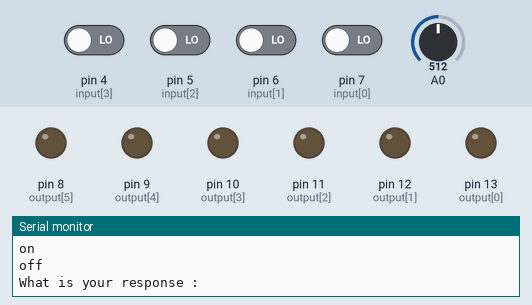
Simulated run of this sketch. Board: Arduino Uno, built with avr-gcc and run on an emulated ATmega328P. Parts: output pins drawn as LEDs (lit = HIGH), the last lines printed to the serial monitor. Dashed ring = blinking. The test bench sets the inputs (shaded band); at power-on: pin 4 (input[3]), pin 5 (input[2]), pin 6 (input[1]), pin 7 (input[0]) LOW, A0 = 512. Random numbers use the default seed unless the sketch sets one.

Above: at 5.3 s.
5.4 s: pin 4 (input[3]) driven HIGH
At 6.3 s:
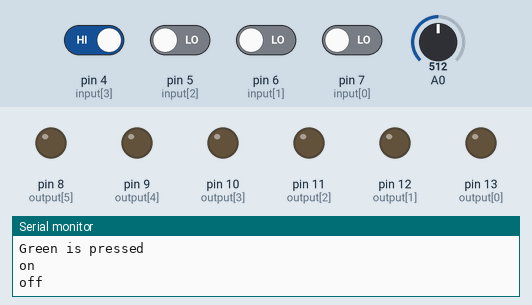
7.0 s: pin 4 (input[3]) driven LOW
At 9.5 s:
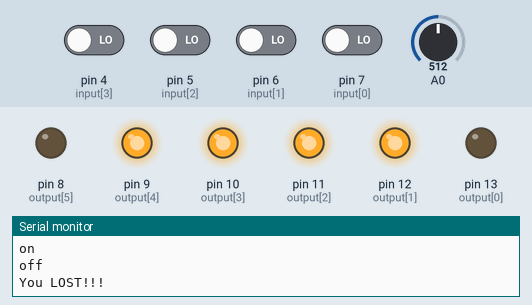
10.0 s: pin 5 (input[2]) driven HIGH
13.0 s: pin 5 (input[2]) driven LOW
At 13.15 s:
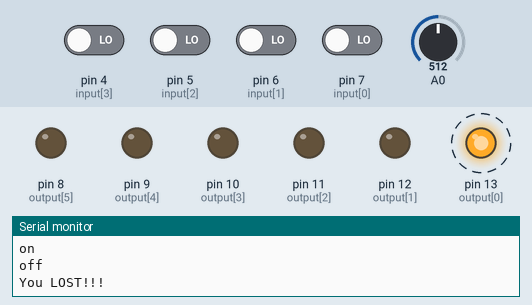
16.0 s: A0 set to 1023
19.0 s: pin 6 (input[1]) driven HIGH
At 20.4 s:
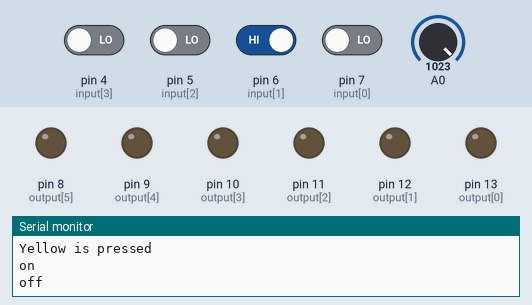
Timing chart, 0 to 21.5 s (numbered marks = the images above; inputs shaded):
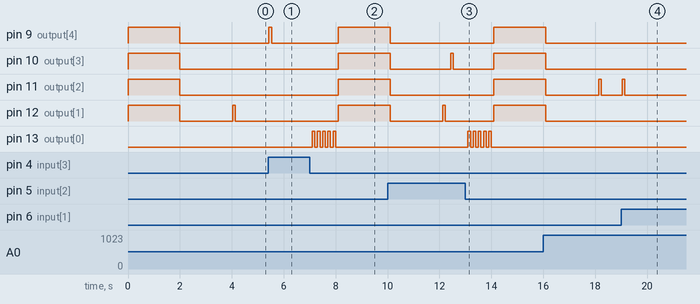

Measured:
- after the input at 5.4 s, pin 9 (output[4]): LOW → HIGH at once, → LOW 0.10 s later
- after the input at 7.0 s, pin 9 (output[4]), pin 10 (output[3]), pin 11 (output[2]), pin 12 (output[1]): LOW → HIGH after 1.1 s; pin 13 (output[0]): alternates HIGH for 0.10 s and LOW for 0.10 s, 10 changes in all, then stays LOW, starting after 0.10 s
- after the input at 13.0 s, pin 9 (output[4]), pin 10 (output[3]), pin 11 (output[2]), pin 12 (output[1]): LOW → HIGH after 1.1 s; pin 13 (output[0]): alternates HIGH for 0.10 s and LOW for 0.10 s, 10 changes in all, then stays LOW, starting after 0.10 s
- after the input at 19.0 s, pin 11 (output[2]): LOW → HIGH at once, → LOW 0.10 s later

The sketch:

_me_apsc160_lab_8_simongame1.ino
```cpp
/*
Name: Mimi Ngamchaianan
Email: wngamcha@student.ubc.ca
Lab sesion: L1B
Student# 85572261
*/


//define constants etc.

#define ON HIGH
#define OFF LOW

/*
#define LED_LOSE 13
#define LEDR 12
#define LEDY 11
#define LEDB 10
#define LEDG 9
#define LED_WIN 8
*/
int output[]={13,12,11,10,9,8};	//array for an output pin number

/*
#define pb_red 7
#define pb_yellow 6
#define pb_blue 5
#define pb_green 4
*/
int input[]={7,6,5,4}; //array for an input pin number


#define TIME_PAUSE 2000
#define TIME_BLINK 100	//assume that 100 is 1 second cause it's too slow here


//for the loop control
#define MAX_sequence 5
int rand_sequence[5];	//array to store random number being generated


//define functions prototypes


//initialization
void setup()
{
  Serial.begin(9600);
  int index;

    //configure pin modes (inputs, outputs) etc.
	for(index=0; index<6; index++)
    	pinMode(input[index],INPUT);
	for(index=0; index<6; index++)
    	pinMode(output[index],OUTPUT);
}


//New game function
void newgame(){
  //turn on all LED for 2 second
  for(int index=1; index<=4; index++)
    digitalWrite(output[index],ON);
  delay(TIME_PAUSE);
  //turn off all LED for 2 second
  for(int index=1; index<=4; index++)
    digitalWrite(output[index],OFF);
  delay(TIME_PAUSE);

  Serial.println("\n\nNew game start : ");
}


//turn on and off the light
void LED_onoff(int position){
  	  	digitalWrite(output[position],ON);
  	  	Serial.println("on");
  	  	delay(TIME_BLINK);

  	  	digitalWrite(output[position],OFF);
  		Serial.println("off");
  		delay(TIME_BLINK);
}


//winner and losser light()
void winorloss(int loop){
	if(loop == MAX_sequence){
      //blink green LED
      Serial.println("You WON!!!");
      for(int blink=1; blink<=5; blink++){
  		digitalWrite(output[5],ON);
  		delay(TIME_BLINK);
        digitalWrite(output[5],OFF);
        delay(TIME_BLINK);
      }
    }
    else{
      //blink red LED
      Serial.println("You LOST!!!");
      for(int blink=1; blink<=5; blink++){
  		digitalWrite(output[0],ON);
  		delay(TIME_BLINK);
        digitalWrite(output[0],OFF);
        delay(TIME_BLINK);
      }
    }

}


//main program loop
void loop()
{
 	int loop;		//outtest loop
	int count1;		//inner loop for sequence
	int count2;		//inner loop for user feedback
	int button;		//to store the value generated in each index in rand_sequence[]

  	int R_btn = 0,Y_btn = 1, B_btn = 2, G_btn = 3;	//index input
  	int R_led = 1,Y_led = 2, B_led = 3, G_led = 4;	//index output


	//start new game
	newgame();


    //generate seed for the random number sequence
  	int seed = analogRead(A0);
  	randomSeed(seed);
  	Serial.println(seed);	//checking which seed we got

	//generate random number and stored it into an array
    for(int index=0; index<MAX_sequence; index++){
    	rand_sequence[index] = random(0,4);
    	Serial.println(rand_sequence[index]);	//checking number generated
    }


	//outest loop to control overall sequence----------------------------------------------------------------------------------------------------------------------
	Serial.println("\nstart the loop :");
  	loop = 0;
	while(loop < MAX_sequence){

      //inner loop1 to write a sequence----------------------------------------------------------------------------------------------------------------------------
      count1 = 0;
      while(count1<=loop){
        button = rand_sequence[count1];	//rand_sequence[index of chosen led]
        Serial.println("\nsequence =");
  		Serial.println(button);			//print the correct sequence
        digitalWrite(output[R_led],OFF);
        digitalWrite(output[Y_led],OFF);
        digitalWrite(output[B_led],OFF);
        digitalWrite(output[G_led],OFF);


        if(button == R_btn){
          Serial.println("red is chosen");
          LED_onoff(R_led);
        }


        if(button == Y_btn){
          Serial.println("yellow is chosen");
          LED_onoff(Y_led);
        }


      	if(button == B_btn){
          Serial.println("blue is chosen");
          LED_onoff(B_led);
        }


        if(button == G_btn){
          Serial.println("green is chosen");
          LED_onoff(G_led);
        }


      count1++;
      }//end of playing sequence loop


      //inner loop2 to check the user input and give a visual feedback----------------------------------------------------------------------------------------------
      Serial.println("\nWhat is your response :");
      count2 = 0;
      while(count2<=loop){
        //wait for the user input
        digitalWrite(output[R_led],OFF);
        digitalWrite(output[Y_led],OFF);
        digitalWrite(output[B_led],OFF);
        digitalWrite(output[G_led],OFF);
        delay(100);


        //go on if user push the correct button, else exist the loop
        if(digitalRead(input[R_btn])== ON){
        	if(rand_sequence[count2]==R_btn){
              Serial.println("Red is pressed");
        	  LED_onoff(R_led);
              //digitalWrite(output[R_led],ON);
        	  count2++;
        	}else{
        	  LED_onoff(R_led);
        	  count2 = 11;
        	  loop = 10;
        	}
        while(digitalRead(input[R_btn])==ON){}   //do nothing while button is still pressed
        delay(100);
        digitalWrite(output[R_led],OFF);
        }


        if(digitalRead(input[Y_btn])==ON){
          Serial.println("Yellow is pressed");
        	if(rand_sequence[count2]==Y_btn){
        	  LED_onoff(Y_led);
        	  count2++;
        	}else{
        	  LED_onoff(Y_led);
        	  count2 = 11;
        	  loop = 10;
        	}
        while(digitalRead(input[Y_btn])==ON){}   //do nothing while button is still pressed
        delay(TIME_BLINK);
        digitalWrite(output[Y_led],OFF);
        }


        if(digitalRead(input[B_btn])==ON){
          Serial.println("Blue is pressed");
        	if(rand_sequence[count2]==B_btn){
              LED_onoff(B_led);
        	  count2++;
        	}else{
        	  LED_onoff(B_led);
        	  count2 = 11;
        	  loop = 10;
        	}
        while(digitalRead(input[B_btn])==ON){}   //do nothing while button is still pressed
        delay(TIME_BLINK);
        digitalWrite(output[B_led],OFF);
        }


        //if green button being press and is the same as random number in that index
        if(digitalRead(input[G_btn])==ON){
          Serial.println("Green is pressed");
        	if(rand_sequence[count2]==G_btn){
              LED_onoff(G_led);
        	  count2++;
        	}else{
        	  LED_onoff(G_led);
        	  count2 = 11;
        	  loop = 10;
        	}
        while(digitalRead(input[G_btn])==ON){}   //do nothing while button is still pressed
        delay(TIME_BLINK);
        digitalWrite(output[G_led],OFF);
        }

      }//end of user input loop

	loop++;
	}//end of user play ground(5 attempts)


  	//tell user if they WIN or LOSS
  	winorloss(loop);


//end of the program, but it will start the loop again cause this is super loop
}
```
